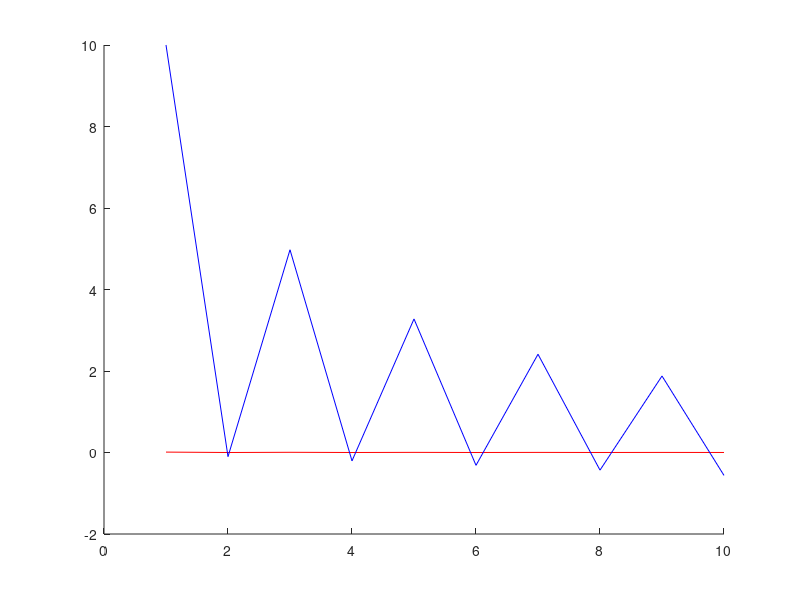

Recreate this plot in MATLAB.
clc
clear all
H00=0;H01=1;dt=0.0001;E=0.1;gr=inv(E+j*dt-H00);
for i=1:10
    C(1,i)=-imag(gr);
    C(2,i)=real(gr);
    gr=inv(E+j*dt-H00-gr);
end
hold on;
plot(C(1,:),'r');plot(C(2,:),'b')
